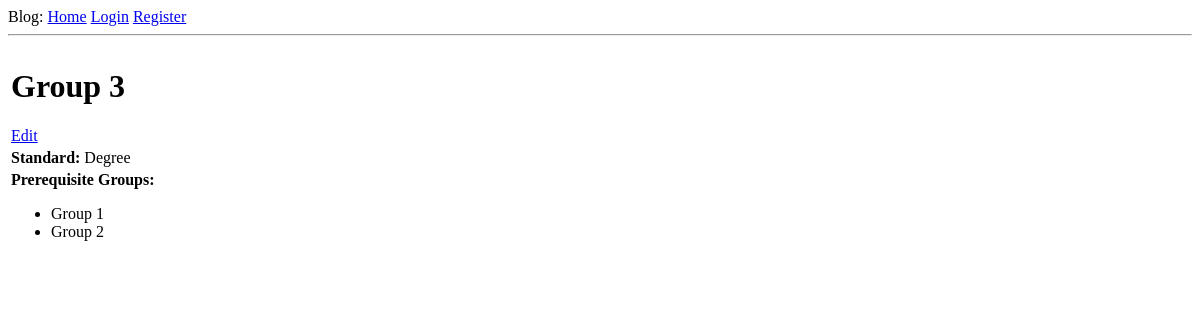
Before: /groups/3 with the older database file.
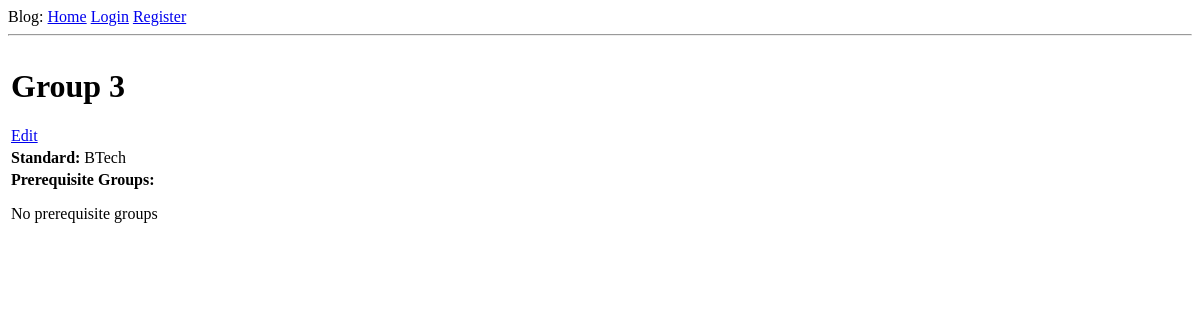
After: the same page with the newer database file.
### app/models.py (models this page shows, shortened)
class Group(db.Model):
    __tablename__ = 'groups'
    id: so.Mapped[int] = so.mapped_column(primary_key=True)  # Primary key
    name: so.Mapped[str] = so.mapped_column(sa.String(100))
    standard: so.Mapped[Optional[str]] = so.mapped_column(sa.String(50))
    prerequisite_groups = db.relationship(
        'GroupPrerequisite',
        primaryjoin='Group.id == GroupPrerequisite.group_id',
        back_populates='group'
    )

class GroupPrerequisite(db.Model):
    __tablename__ = 'group_prerequisites'
    id = db.Column(db.Integer, primary_key=True)
    group_id = db.Column(db.Integer, db.ForeignKey('groups.id'), nullable=False)
    prerequisite_group_id = db.Column(db.Integer, db.ForeignKey(Group.id), nullable=False)
    group = db.relationship('Group', foreign_keys=[group_id], backref='group_prerequisites')
    prerequisite_group = db.relationship('Group', foreign_keys=[prerequisite_group_id])

### app/routes.py (the view)
@app.route("/groups/<int:group_id>", methods=["GET"])
def view_group(group_id):
    group = db.session.scalar(sa.select(Group).where(Group.id == group_id))
    return render_template('group.html', group=group)

### app/templates/group.html (shortened to what this page needs)
{% extends "base.html" %}
{% block content %}
    <table>
        <tr valign="top">
            <td>
                <h1>{{ group.name }}</h1>
                <a href="{{ url_for('edit_group', group_id=group.id) }}">Edit</a>
            </td>
        </tr>
        <tr>
            <td><strong>Standard: </strong> {{ group.standard }}</td>
        </tr>
        <tr>
            <td>
                <strong>Prerequisite Groups: </strong>
                {% if group.prerequisite_groups %}
                <ul>
                    {% for prerequisite in group.prerequisite_groups %}
                        <li>{{ prerequisite.prerequisite_group.name }}</li>
                    {% endfor %}
                </ul>
                {% else %}
                    <p>No prerequisite groups</p>
                {% endif %}
            </td>
        </tr>
    </table>
{% endblock %}

### app/templates/base.html (shortened to what this page needs)
<!DOCTYPE html>
<html>
    <head>
    </head>
    <body>
        <div>
            Blog:
            <a href="{{ url_for('index') }}">Home</a>
            {% if current_user.is_anonymous %}
            <a href="{{ url_for('login') }}">Login</a>
            <a href="{{ url_for('register') }}">Register</a>
            {% else %}
            <a href="{{ url_for('user', username=current_user.username) }}">Profile</a>
            <a href="{{ url_for('get_groups') }}">Groups</a>
            <a href="{{ url_for('get_courses') }}">Courses</a>
            <a href="{{ url_for('logout') }}">Logout</a>
            {% endif %}
        </div>
        <hr>
        {% block content %}{% endblock %}
    </body>
</html>

Changed rows visible on the page:
removed GroupPrerequisite: prerequisite_group.name "Group 1"
removed GroupPrerequisite: prerequisite_group.name "Group 2"
changed Group "Group 3": standard "Degree" → "BTech"
Other visible differences:
text now shown: "No prerequisite groups"
